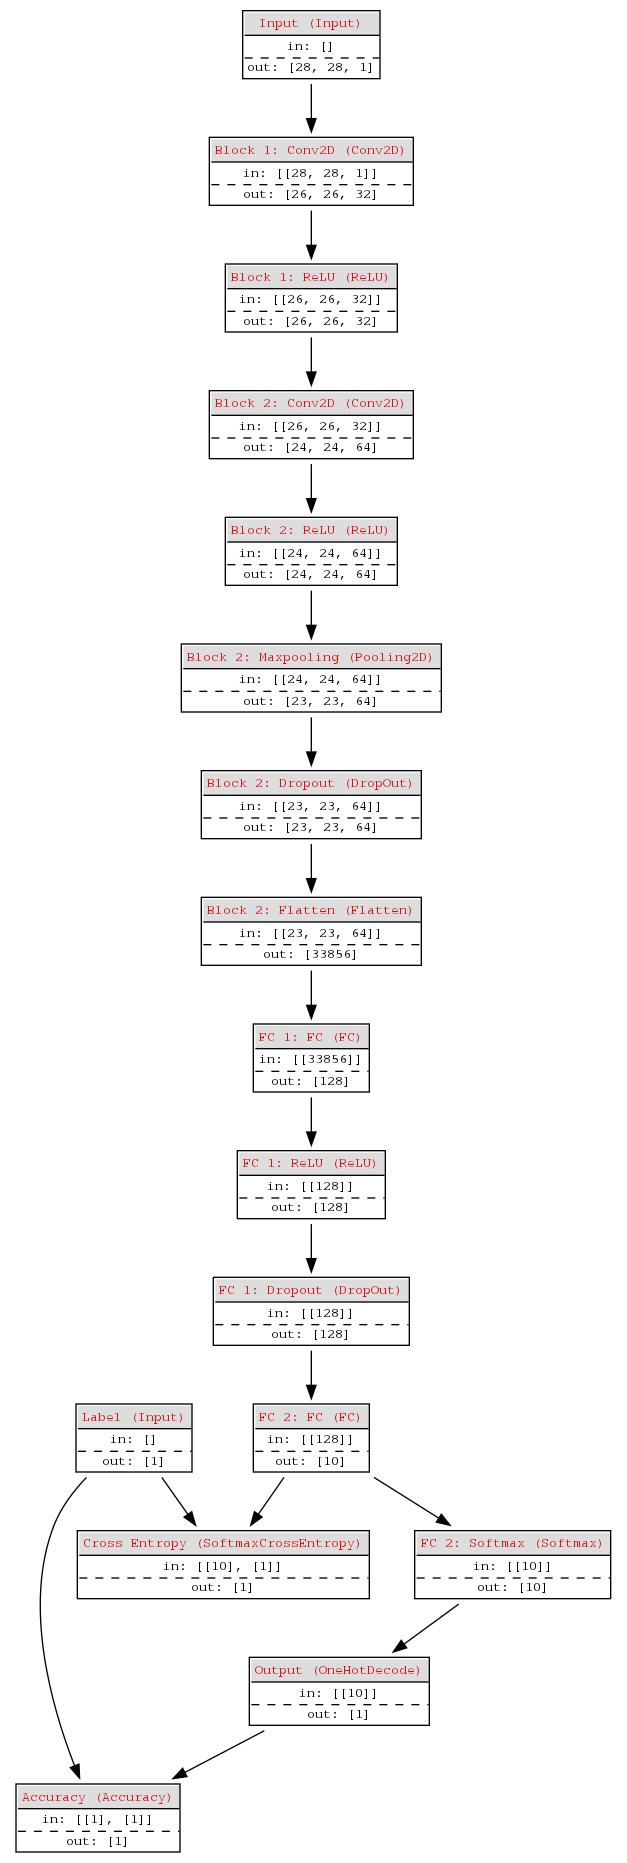

Recreate this plot in Python.
import sys
import os
import numpy as np
import time
import h5py

sys.path.append(os.path.dirname(__file__)+"../../../")
from scratchnetwork import Network
from scratchnetwork.layers import Input
from scratchnetwork.layers import FC
from scratchnetwork.layers import Conv2D
from scratchnetwork.layers import Pooling2D
from scratchnetwork.layers import DropOut
from scratchnetwork.layers import ReLU
from scratchnetwork.layers import Flatten
from scratchnetwork.layers import Softmax
from scratchnetwork.losses import SoftmaxCrossEntropy
from scratchnetwork.metrics import Accuracy
from scratchnetwork.optimizers import SGD
from scratchnetwork.regularizators import L1 as LR1C
from scratchnetwork.layers import OneHotDecode
LR1 = LR1C(0.01)


# MNIST LOAD
from mnist import MNIST
mndata = MNIST('../datasets/mnist/data')
images_train, labels_train = mndata.load_training()
images_train, labels_train = np.reshape(np.array(images_train), [-1, 28, 28]), np.array(labels_train)

images_train = (np.array(np.expand_dims(images_train, axis=-1), dtype=np.float64) - 128)/128
labels_train = np.array(labels_train, dtype=np.int32).reshape(-1, 1)

# Network
net = Network()
inputX = net.Node("Input", Input, [28, 28, 1])
inputY = net.Node("Label", Input, [1])

o = net.Node("Block 1: Conv2D", Conv2D, num_filters=32, kernel_size=(3,3), params={'regularizator': LR1})(inputX)
o = net.Node("Block 1: ReLU", ReLU)(o)

o = net.Node("Block 2: Conv2D", Conv2D, num_filters=64, kernel_size=(3,3), params={'regularizator': LR1})(o)
o = net.Node("Block 2: ReLU", ReLU)(o)
o = net.Node("Block 2: Maxpooling", Pooling2D, "max", pool_size=(2, 2))(o)
o = net.Node("Block 2: Dropout", DropOut, 0.25)(o)
o = net.Node("Block 2: Flatten", Flatten)(o)

o = net.Node("FC 1: FC", FC, 128, params={'regularizator': LR1})(o)
o = net.Node("FC 1: ReLU", ReLU)(o)
o = net.Node("FC 1: Dropout", DropOut, 0.5)(o)

FC2 = net.Node("FC 2: FC", FC, 10, params={'regularizator': LR1})(o)
FC2softmax = net.Node("FC 2: Softmax", Softmax)(FC2)
output = net.Node("Output", OneHotDecode)(FC2softmax)

L1 = net.Node("Cross Entropy", SoftmaxCrossEntropy)(FC2, inputY)
M1 = net.Node("Accuracy", Accuracy)(output, inputY)

net.compile(losses=[L1], metrics=[M1], optimizer=SGD(lr=1e-2, clip_norm=None))
net.start(inputs=[inputX], outputs=[output])
net.plot(os.path.basename(sys.argv[0]).split(".")[0]+".png")

# Llenamos
batch_index = 0
batch_size = 128
epoch = 0

k = 0
for i in range(10000):
	Xaux = images_train[batch_index:(batch_index + batch_size)]
	Yaux = labels_train[batch_index:(batch_index + batch_size)]
	if k % 4 == 0:
		t = time.time()
	net.train_batch({'Input': Xaux}, {'Label': Yaux})
	batch_index += batch_size
	if batch_index >= images_train.shape[0]:
		batch_index = 0
		epoch += 1
	
	if k % 4 == 0:
		net.monitoring()
		print(str(batch_index) + "/" + str(epoch))
		print('-----'+ str(time.time() - t) +'------')
	k+=1
	

print(net.save("example.h5"))
